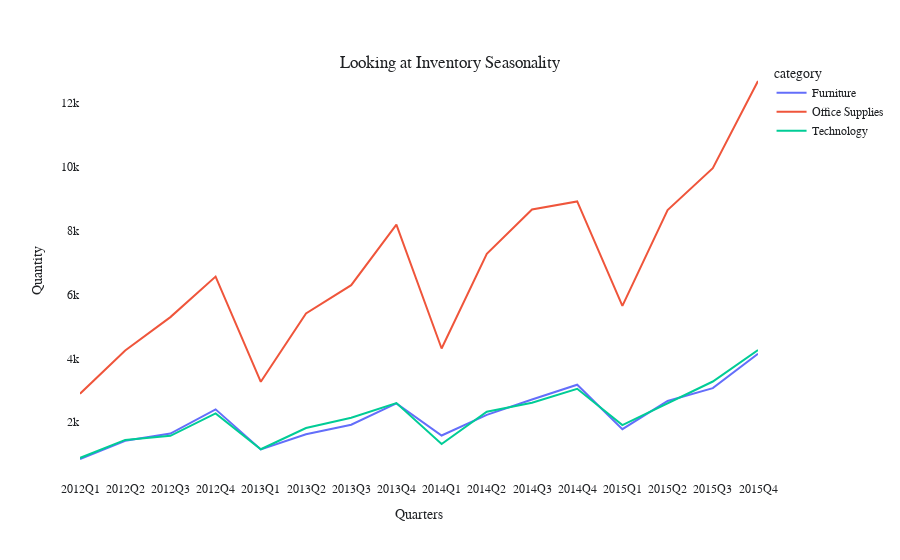

The notebook cell this image was saved under:
### Markdown cell above
##### Plot below to show trends

### Code cell
#There are issues where JSON cannot read time series, hence putting it into a string
category.quarter = category.quarter.astype('str')

#Using plotly express to see if there are any trends for inventory
fig = px.line(category, x = 'quarter', y = 'quantity', color = 'category')

fig.update_layout(
    xaxis_title = 'Quarters',
    yaxis_title = 'Quantity',
    title={
        'text': "Looking at Inventory Seasonality",
        'y':0.9,
        'x':0.5,
        'xanchor': 'center',
        'yanchor': 'top'},
    font = {'family': 'Arial',
           'size': 12,
           'color': 'rgb(31,33,36)'},
    plot_bgcolor = 'rgba(0,0,0,0)',
    paper_bgcolor = 'rgba(0,0,0,0)',
)

fig.show()

### Figure 1 — Plotly figure (JSON) as saved in the notebook; plotly's stock layout.template omitted (floating-point values rounded to 4 significant figures)
{"data": [{"hovertemplate": "category=Furniture<br>quarter=%{x}<br>quantity=%{y}<extra></extra>", "legendgroup": "Furniture", "line": {"color": "#636efa", "dash": "solid"}, "mode": "lines", "name": "Furniture", "orientation": "v", "showlegend": true, "type": "scatter", "x": ["2012Q1", "2012Q2", "2012Q3", "2012Q4", "2013Q1", "2013Q2", "2013Q3", "2013Q4", "2014Q1", "2014Q2", "2014Q3", "2014Q4", "2015Q1", "2015Q2", "2015Q3", "2015Q4"], "xaxis": "x", "y": [843, 1415, 1639, 2399, 1143, 1621, 1916, 2586, 1579, 2226, 2706, 3172, 1777, 2661, 3066, 4143], "yaxis": "y"}, {"hovertemplate": "category=Office Supplies<br>quarter=%{x}<br>quantity=%{y}<extra></extra>", "legendgroup": "Office Supplies", "line": {"color": "#EF553B", "dash": "solid"}, "mode": "lines", "name": "Office Supplies", "orientation": "v", "showlegend": true, "type": "scatter", "x": ["2012Q1", "2012Q2", "2012Q3", "2012Q4", "2013Q1", "2013Q2", "2013Q3", "2013Q4", "2014Q1", "2014Q2", "2014Q3", "2014Q4", "2015Q1", "2015Q2", "2015Q3", "2015Q4"], "xaxis": "x", "y": [2890, 4247, 5291, 6561, 3263, 5406, 6291, 8188, 4307, 7273, 8667, 8917, 5643, 8647, 9960, 12693], "yaxis": "y"}, {"hovertemplate": "category=Technology<br>quarter=%{x}<br>quantity=%{y}<extra></extra>", "legendgroup": "Technology", "line": {"color": "#00cc96", "dash": "solid"}, "mode": "lines", "name": "Technology", "orientation": "v", "showlegend": true, "type": "scatter", "x": ["2012Q1", "2012Q2", "2012Q3", "2012Q4", "2013Q1", "2013Q2", "2013Q3", "2013Q4", "2014Q1", "2014Q2", "2014Q3", "2014Q4", "2015Q1", "2015Q2", "2015Q3", "2015Q4"], "xaxis": "x", "y": [876, 1441, 1570, 2271, 1149, 1815, 2137, 2596, 1315, 2324, 2606, 3044, 1906, 2595, 3272, 4259], "yaxis": "y"}], "layout": {"font": {"color": "rgb(31,33,36)", "family": "Arial", "size": 12}, "legend": {"title": {"text": "category"}, "tracegroupgap": 0}, "margin": {"t": 60}, "paper_bgcolor": "rgba(0,0,0,0)", "plot_bgcolor": "rgba(0,0,0,0)", "title": {"text": "Looking at Inventory Seasonality", "x": 0.5, "xanchor": "center", "y": 0.9, "yanchor": "top"}, "xaxis": {"anchor": "y", "domain": [0, 1], "title": {"text": "Quarters"}}, "yaxis": {"anchor": "x", "domain": [0, 1], "title": {"text": "Quantity"}}}}
